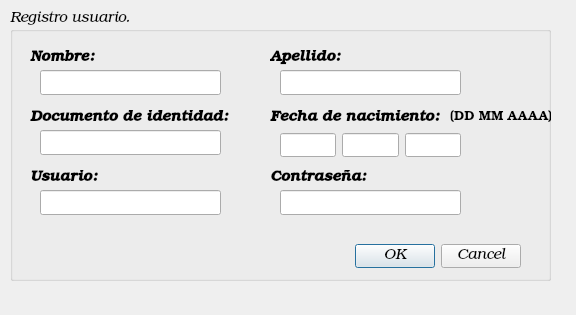
<?xml version="1.0" encoding="UTF-8"?>
<ui version="4.0">
 <class>regu</class>
 <widget class="QDialog" name="regu">
  <property name="geometry">
   <rect>
    <x>0</x>
    <y>0</y>
    <width>576</width>
    <height>315</height>
   </rect>
  </property>
  <property name="windowTitle">
   <string>Registro de usuario</string>
  </property>
  <widget class="QGroupBox" name="groupBox">
   <property name="geometry">
    <rect>
     <x>10</x>
     <y>10</y>
     <width>541</width>
     <height>271</height>
    </rect>
   </property>
   <property name="font">
    <font>
     <family>URW Bookman L</family>
     <pointsize>11</pointsize>
     <weight>9</weight>
     <italic>true</italic>
     <bold>false</bold>
    </font>
   </property>
   <property name="styleSheet">
    <string notr="true">font: 75 italic 11pt &quot;URW Bookman L&quot;;</string>
   </property>
   <property name="title">
    <string>Registro usuario.</string>
   </property>
   <widget class="QLabel" name="label">
    <property name="geometry">
     <rect>
      <x>20</x>
      <y>40</y>
      <width>81</width>
      <height>17</height>
     </rect>
    </property>
    <property name="font">
     <font>
      <family>URW Bookman L</family>
      <pointsize>11</pointsize>
      <weight>9</weight>
      <italic>true</italic>
      <bold>false</bold>
     </font>
    </property>
    <property name="text">
     <string>&lt;html&gt;&lt;head/&gt;&lt;body&gt;&lt;p&gt;&lt;span style=&quot; font-weight:600;&quot;&gt;Nombre:&lt;/span&gt;&lt;/p&gt;&lt;/body&gt;&lt;/html&gt;</string>
    </property>
   </widget>
   <widget class="QLineEdit" name="nombre">
    <property name="geometry">
     <rect>
      <x>30</x>
      <y>60</y>
      <width>181</width>
      <height>25</height>
     </rect>
    </property>
    <property name="font">
     <font>
      <family>URW Bookman L</family>
      <pointsize>11</pointsize>
      <weight>9</weight>
      <italic>true</italic>
      <bold>false</bold>
     </font>
    </property>
    <property name="styleSheet">
     <string notr="true">font: 75 italic 11pt &quot;URW Bookman L&quot;;</string>
    </property>
    <property name="text">
     <string/>
    </property>
   </widget>
   <widget class="QLabel" name="label_3">
    <property name="geometry">
     <rect>
      <x>20</x>
      <y>100</y>
      <width>201</width>
      <height>17</height>
     </rect>
    </property>
    <property name="font">
     <font>
      <family>URW Bookman L</family>
      <pointsize>11</pointsize>
      <weight>9</weight>
      <italic>true</italic>
      <bold>false</bold>
     </font>
    </property>
    <property name="text">
     <string>&lt;html&gt;&lt;head/&gt;&lt;body&gt;&lt;p&gt;&lt;span style=&quot; font-weight:600;&quot;&gt;Documento de identidad:&lt;/span&gt;&lt;/p&gt;&lt;/body&gt;&lt;/html&gt;</string>
    </property>
   </widget>
   <widget class="QLineEdit" name="docident">
    <property name="geometry">
     <rect>
      <x>30</x>
      <y>120</y>
      <width>181</width>
      <height>25</height>
     </rect>
    </property>
    <property name="font">
     <font>
      <family>URW Bookman L</family>
      <pointsize>11</pointsize>
      <weight>9</weight>
      <italic>true</italic>
      <bold>false</bold>
     </font>
    </property>
   </widget>
   <widget class="QLabel" name="label_5">
    <property name="geometry">
     <rect>
      <x>20</x>
      <y>160</y>
      <width>81</width>
      <height>17</height>
     </rect>
    </property>
    <property name="font">
     <font>
      <family>URW Bookman L</family>
      <pointsize>11</pointsize>
      <weight>9</weight>
      <italic>true</italic>
      <bold>false</bold>
     </font>
    </property>
    <property name="text">
     <string>&lt;html&gt;&lt;head/&gt;&lt;body&gt;&lt;p&gt;&lt;span style=&quot; font-weight:600;&quot;&gt;Usuario:&lt;/span&gt;&lt;/p&gt;&lt;/body&gt;&lt;/html&gt;</string>
    </property>
   </widget>
   <widget class="QLineEdit" name="_nickname">
    <property name="geometry">
     <rect>
      <x>30</x>
      <y>180</y>
      <width>181</width>
      <height>25</height>
     </rect>
    </property>
    <property name="font">
     <font>
      <family>URW Bookman L</family>
      <pointsize>11</pointsize>
      <weight>9</weight>
      <italic>true</italic>
      <bold>false</bold>
     </font>
    </property>
   </widget>
   <widget class="QLabel" name="label_2">
    <property name="geometry">
     <rect>
      <x>260</x>
      <y>40</y>
      <width>111</width>
      <height>17</height>
     </rect>
    </property>
    <property name="font">
     <font>
      <family>URW Bookman L</family>
      <pointsize>11</pointsize>
      <weight>9</weight>
      <italic>true</italic>
      <bold>false</bold>
     </font>
    </property>
    <property name="text">
     <string>&lt;html&gt;&lt;head/&gt;&lt;body&gt;&lt;p&gt;&lt;span style=&quot; font-weight:600;&quot;&gt;Apellido:&lt;/span&gt;&lt;/p&gt;&lt;/body&gt;&lt;/html&gt;</string>
    </property>
   </widget>
   <widget class="QLineEdit" name="apellido">
    <property name="geometry">
     <rect>
      <x>270</x>
      <y>60</y>
      <width>181</width>
      <height>25</height>
     </rect>
    </property>
    <property name="font">
     <font>
      <family>URW Bookman L</family>
      <pointsize>11</pointsize>
      <weight>9</weight>
      <italic>true</italic>
      <bold>false</bold>
     </font>
    </property>
   </widget>
   <widget class="QLabel" name="label_4">
    <property name="geometry">
     <rect>
      <x>260</x>
      <y>100</y>
      <width>181</width>
      <height>17</height>
     </rect>
    </property>
    <property name="font">
     <font>
      <family>URW Bookman L</family>
      <pointsize>11</pointsize>
      <weight>9</weight>
      <italic>true</italic>
      <bold>false</bold>
     </font>
    </property>
    <property name="text">
     <string>&lt;html&gt;&lt;head/&gt;&lt;body&gt;&lt;p&gt;&lt;span style=&quot; font-weight:600;&quot;&gt;Fecha de nacimiento:&lt;/span&gt;&lt;/p&gt;&lt;/body&gt;&lt;/html&gt;</string>
    </property>
   </widget>
   <widget class="QLabel" name="label_6">
    <property name="geometry">
     <rect>
      <x>260</x>
      <y>160</y>
      <width>101</width>
      <height>17</height>
     </rect>
    </property>
    <property name="font">
     <font>
      <family>URW Bookman L</family>
      <pointsize>11</pointsize>
      <weight>9</weight>
      <italic>true</italic>
      <bold>false</bold>
     </font>
    </property>
    <property name="text">
     <string>&lt;html&gt;&lt;head/&gt;&lt;body&gt;&lt;p&gt;&lt;span style=&quot; font-weight:600;&quot;&gt;Contraseña:&lt;/span&gt;&lt;/p&gt;&lt;/body&gt;&lt;/html&gt;</string>
    </property>
   </widget>
   <widget class="QLineEdit" name="contra">
    <property name="geometry">
     <rect>
      <x>270</x>
      <y>180</y>
      <width>181</width>
      <height>25</height>
     </rect>
    </property>
    <property name="font">
     <font>
      <family>URW Bookman L</family>
      <pointsize>11</pointsize>
      <weight>9</weight>
      <italic>true</italic>
      <bold>false</bold>
     </font>
    </property>
   </widget>
   <widget class="QDialogButtonBox" name="buttonBox">
    <property name="geometry">
     <rect>
      <x>170</x>
      <y>230</y>
      <width>341</width>
      <height>32</height>
     </rect>
    </property>
    <property name="font">
     <font>
      <family>URW Bookman L</family>
      <pointsize>11</pointsize>
      <weight>9</weight>
      <italic>true</italic>
      <bold>false</bold>
     </font>
    </property>
    <property name="orientation">
     <enum>Qt::Horizontal</enum>
    </property>
    <property name="standardButtons">
     <set>QDialogButtonBox::Cancel|QDialogButtonBox::Ok</set>
    </property>
   </widget>
   <widget class="QWidget" name="layoutWidget">
    <property name="geometry">
     <rect>
      <x>270</x>
      <y>120</y>
      <width>181</width>
      <height>31</height>
     </rect>
    </property>
    <layout class="QHBoxLayout" name="horizontalLayout">
     <item>
      <widget class="QLineEdit" name="dian">
       <property name="font">
        <font>
         <family>URW Bookman L</family>
         <pointsize>11</pointsize>
         <weight>9</weight>
         <italic>true</italic>
         <bold>false</bold>
        </font>
       </property>
      </widget>
     </item>
     <item>
      <widget class="QLineEdit" name="mesn">
       <property name="font">
        <font>
         <family>URW Bookman L</family>
         <pointsize>11</pointsize>
         <weight>9</weight>
         <italic>true</italic>
         <bold>false</bold>
        </font>
       </property>
      </widget>
     </item>
     <item>
      <widget class="QLineEdit" name="anion">
       <property name="font">
        <font>
         <family>URW Bookman L</family>
         <pointsize>11</pointsize>
         <weight>9</weight>
         <italic>true</italic>
         <bold>false</bold>
        </font>
       </property>
      </widget>
     </item>
    </layout>
   </widget>
   <widget class="QLabel" name="label_7">
    <property name="geometry">
     <rect>
      <x>440</x>
      <y>100</y>
      <width>101</width>
      <height>17</height>
     </rect>
    </property>
    <property name="text">
     <string>&lt;html&gt;&lt;head/&gt;&lt;body&gt;&lt;p&gt;&lt;span style=&quot; font-size:10pt; font-weight:400; font-style:normal;&quot;&gt;(DD MM AAAA)&lt;/span&gt;&lt;/p&gt;&lt;/body&gt;&lt;/html&gt;</string>
    </property>
   </widget>
  </widget>
 </widget>
 <resources/>
 <connections>
  <connection>
   <sender>buttonBox</sender>
   <signal>accepted()</signal>
   <receiver>regu</receiver>
   <slot>accept()</slot>
   <hints>
    <hint type="sourcelabel">
     <x>248</x>
     <y>254</y>
    </hint>
    <hint type="destinationlabel">
     <x>157</x>
     <y>274</y>
    </hint>
   </hints>
  </connection>
  <connection>
   <sender>buttonBox</sender>
   <signal>rejected()</signal>
   <receiver>regu</receiver>
   <slot>reject()</slot>
   <hints>
    <hint type="sourcelabel">
     <x>316</x>
     <y>260</y>
    </hint>
    <hint type="destinationlabel">
     <x>286</x>
     <y>274</y>
    </hint>
   </hints>
  </connection>
 </connections>
</ui>
